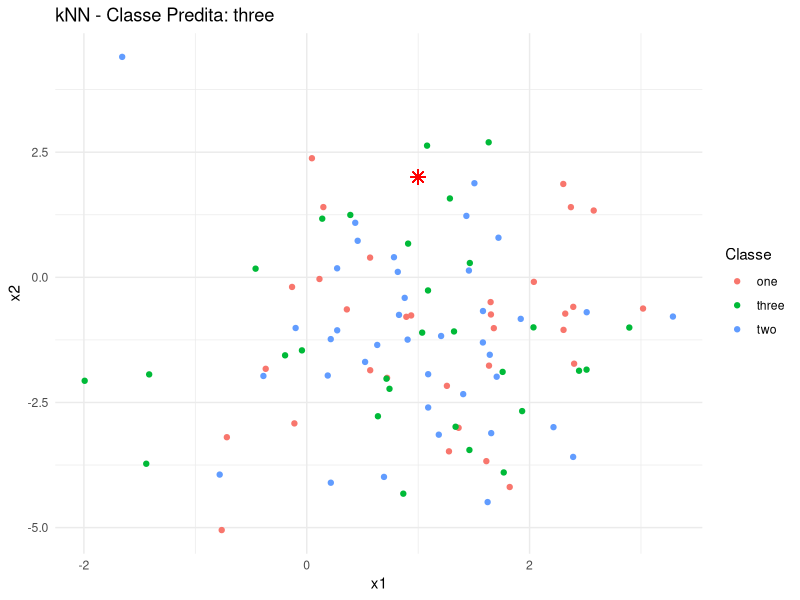

The R script that drew this image:
## ---- chunk 1
knitr::opts_chunk$set(echo = T,
                      fig.align='center',
                      cache=TRUE,
                      out.width = "60%",
                      out.heigth = "60%",
                      warning=FALSE,
                      message=FALSE)
options(width =70)
## ---- chunk 2
library(dplyr)
library(tibble)
library(ggplot2)

#função que retorna a classe mais comum do ponto x 
knn <- function(k, x, D) {
  #copia a tabela D para fazer alterações que ficarão salvas na D2
  D2 <- D %>% 

    #calcula a distância de cada ponto da tabela D para o ponto x
    mutate( dist = (x[1] - x_1)^2 + (x[2] - x_2)^2 ) %>%
    
    #ordena essa distância por ordem crescente
    arrange( dist ) %>%
    
    #seleciona os k (10) primeiros da tabela
    head(k) %>% 
    
    #agrupa (conta) as classes y e ordena do maior para o menor
    count(y, sort = TRUE)
  
  #retorna o primeiro valor de y da tabela D2, contendo a classe mais comum
  return(D2$y[1])
}
#criação da tabela com 100 dados aleatórios
set.seed(42)
D <- tibble(
  x_1 = rnorm(100, 1, 1),
  x_2 = rnorm(100, -1, 2),
  y = factor(sample(c("one", "two", "three"), 100, replace = TRUE))
)
#define a observação nova a ser rotulada (com k vizinhos)
x = c(1, 2)
k = 10

#chamada da função que retorna e imprime a classe rotulada
classe = knn(k, x, D)
classe

#grafico para verificação
ggplot(D, aes(x = x_1, y = x_2, color = y)) +
  geom_point() +
  geom_point(aes(x = x[1], y = x[2]), color = "red", size = 3, shape = 8) +  
  labs(title = paste("kNN - Classe Predita:", classe), 
       x = "x1", y = "x2", color = "Classe") +
  theme_minimal()
